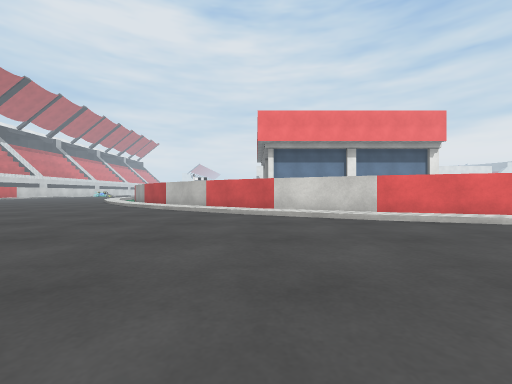
View 1 (above)

23 first-person views from a walk through a 3-D level made in the Unity game engine. The camera is 0.51 m above the floor, looks level and sees 90° across. The floor is counted in squares, 1 m on a side. Each view is taken from the middle of a square. On the plan, view 1 faces up. The plan holds only what a view shows up to about 9 squares ahead; the rest is blank. The place goes on beyond the plan. Some surface patterns are stand-ins.

View 2
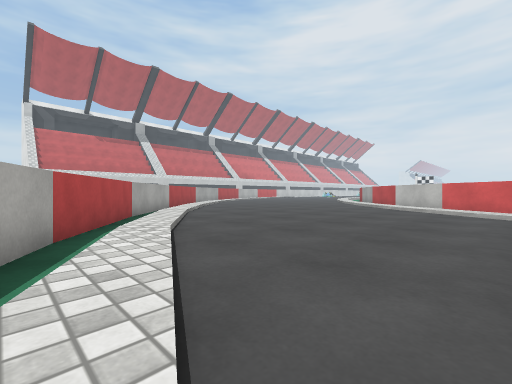

View 3
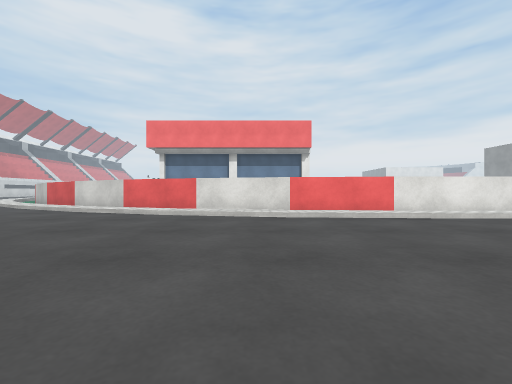

View 4
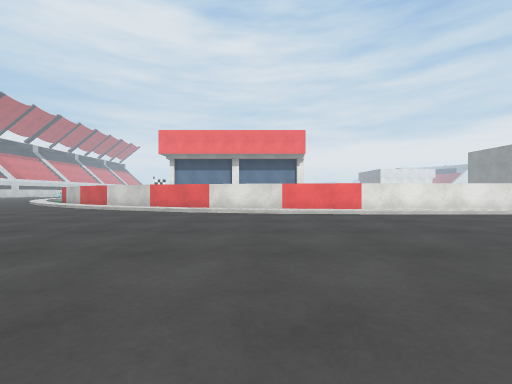

View 5
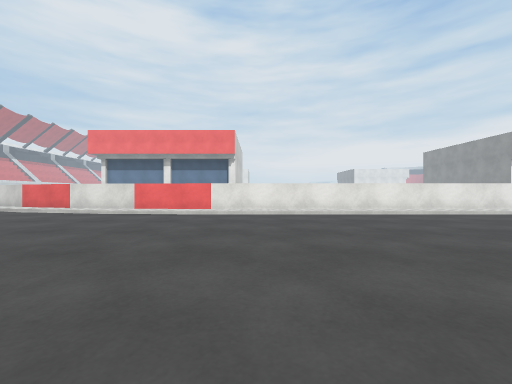

View 6
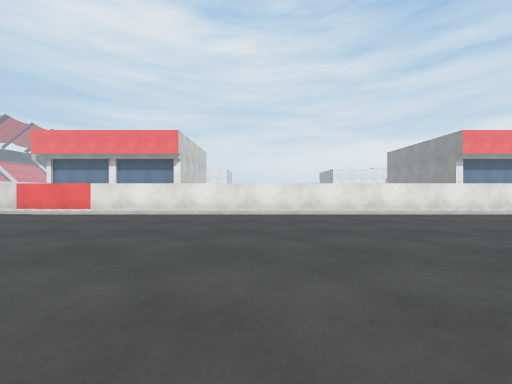

View 7
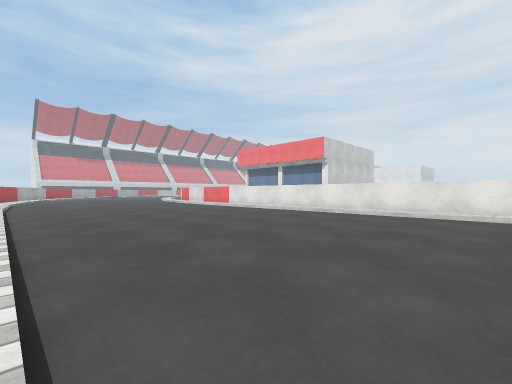

View 8
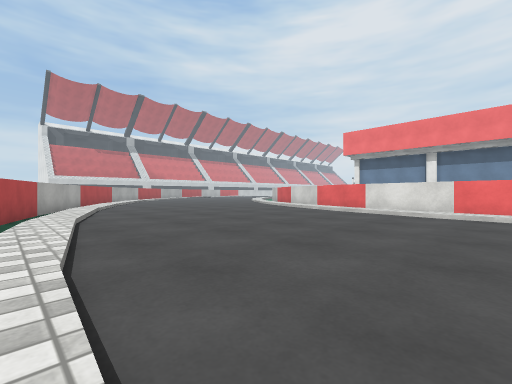

View 9
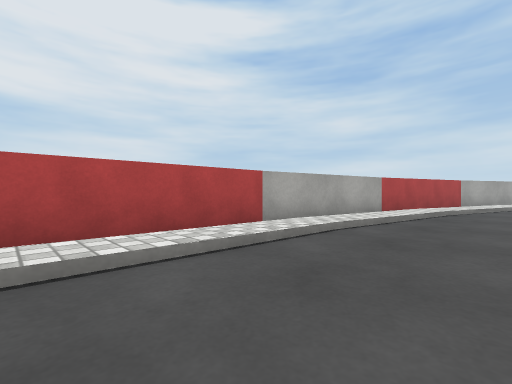

View 10
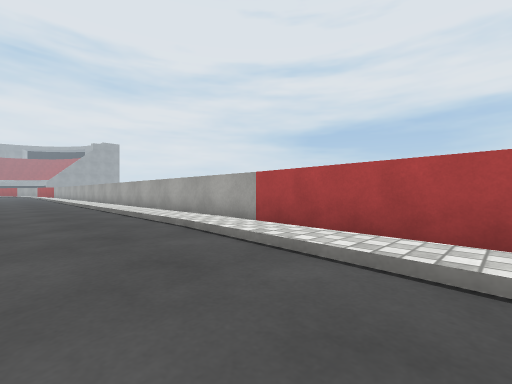

View 11
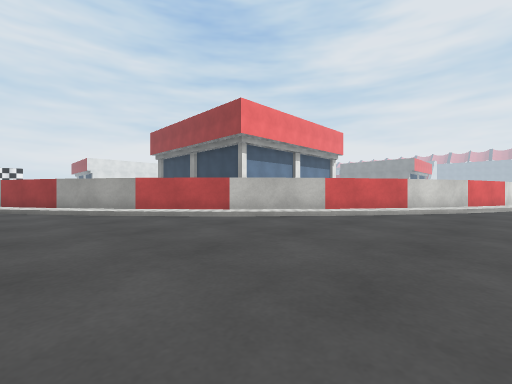

View 12
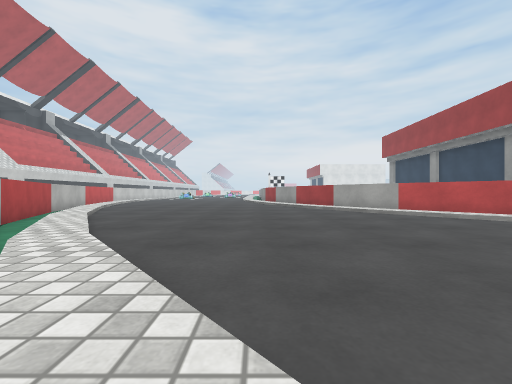

View 13
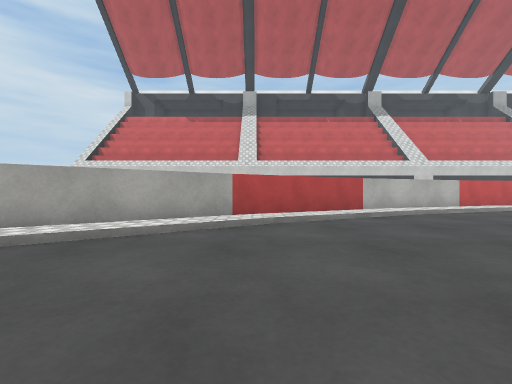

View 14
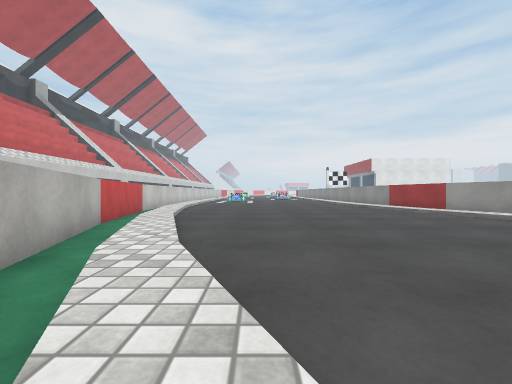

View 15
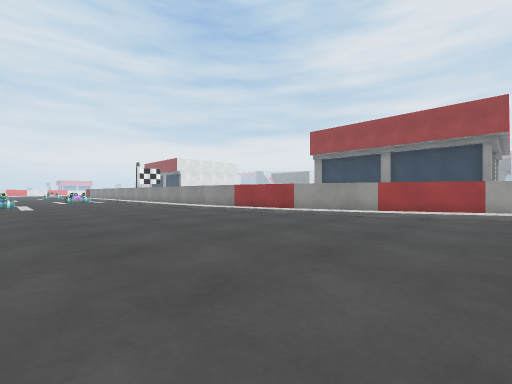

View 16
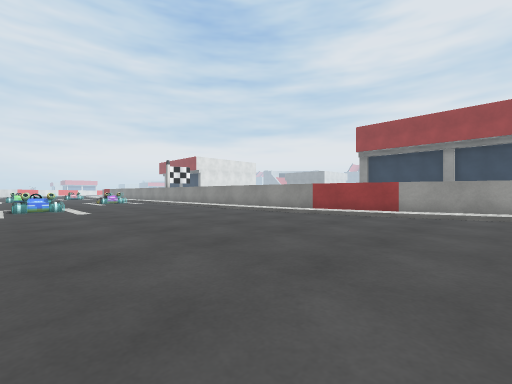

View 17
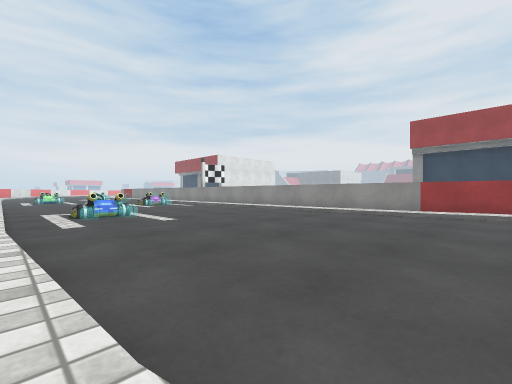

View 18
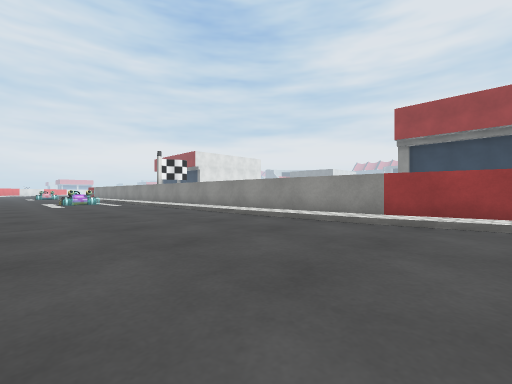

View 19
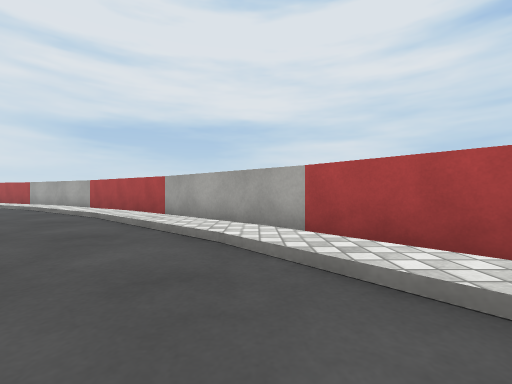

View 20
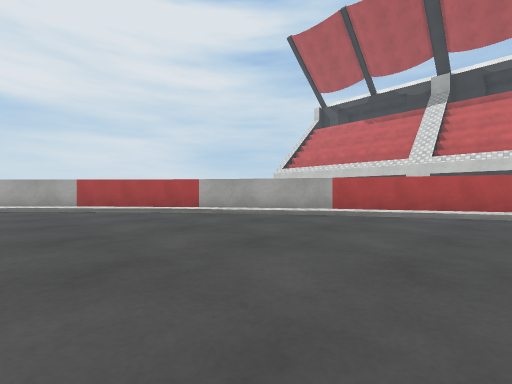

View 21
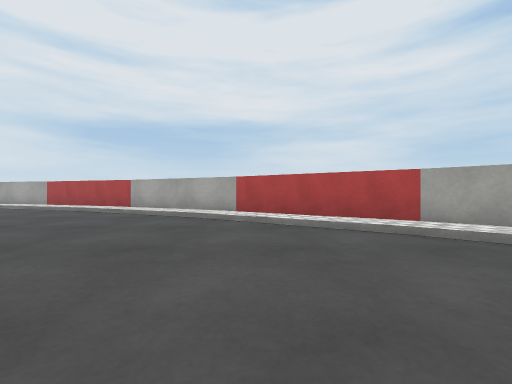

View 22
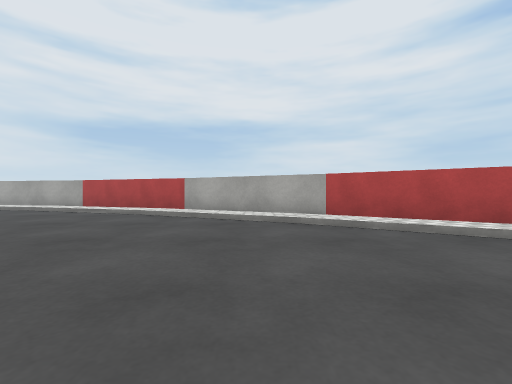

View 23
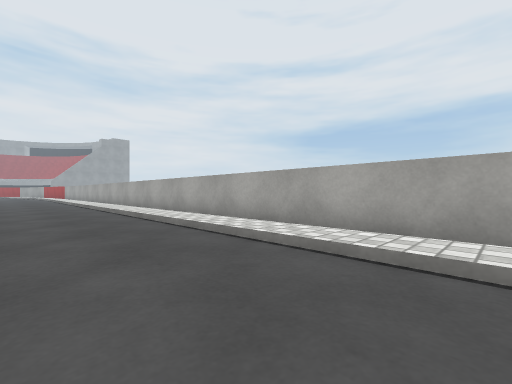

### Floor plan
Key: @ floor where view 1 was taken; # wall or solid block; . main floor; : floor 0.1 m higher than the main floor; / step, stairs or slope; ^ raised ledge; v drop or lower ground.
Columns run from 19 left of view 1 to 21 right of it. Each row starts with its distance up from view 1.
 26  /. ..../ #
 25  /....../v#
 24  /....../v^
 23  /....../v^
 22  /....../v^
 21  :.......v#
 20 ^:.......v#
 19 ^v.......:##
 18 ^v/....../v#
 17 ^v/.......v##
 16  ^:......./v#
 15  ^v/....../v##
 14  ^v/......./v#
 13   #:......./v##
 12   #v/......./v##
 11   ##:......../v##
 10    #v/......../v##
  9    ##v/......../v##
  8     #v:........./v###
  7     ##v/........./vv###
  6      ##v/.........//vv###
  5       ##v/..........//vv###^^^###########
  4        #v:/............/:vvvvvvvvvvvvvvvv
  3        ##vv/...............//////////////
  2         ###v/............................
  1           ##v:/..........................
  0            ##vv/...@.....................
 -1             ###v:/.......................
 -2               ###v://....................
 -3                 ###vv://.................
 -4                   ####vvv:://////////////
 -5                      ####^^vvvvvvvvvvvv
 -6                            ^^^^^^^^^^^^^^

Positions as (right, up) in squares from view 1, and headings:
1: (0, 0), facing up
2: (0, -2), facing up-left
3: (7, -2), facing up
4: (7, -4), facing up
5: (12, -4), facing up
6: (16, -4), facing up
7: (21, -4), facing up-left
8: (9, -4), facing up-left
9: (10, -2), facing down-left
10: (7, -2), facing down-right
11: (-8, 5), facing up-right
12: (-10, 4), facing up
13: (-10, 10), facing left
14: (-15, 11), facing up
15: (-16, 14), facing up-right
16: (-17, 17), facing up-right
17: (-18, 20), facing up-right
18: (-15, 20), facing up-right
19: (-10, 7), facing down
20: (-9, 13), facing down-left
21: (-5, 5), facing down
22: (-3, 4), facing down
23: (12, -2), facing down-right
